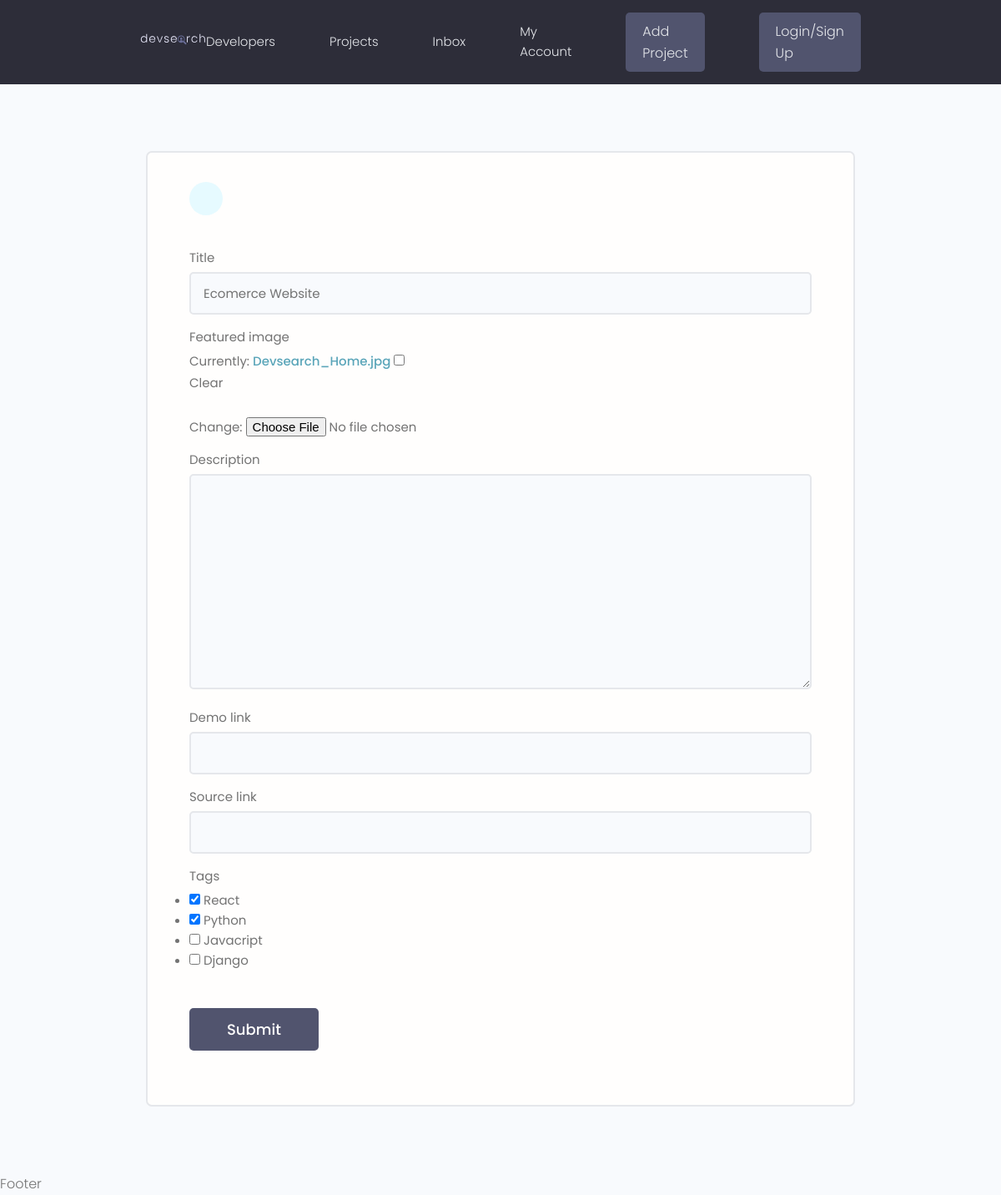
The app's page /update-project/a471d533e0d24ecfac5b9e0d30b359c1, older data.
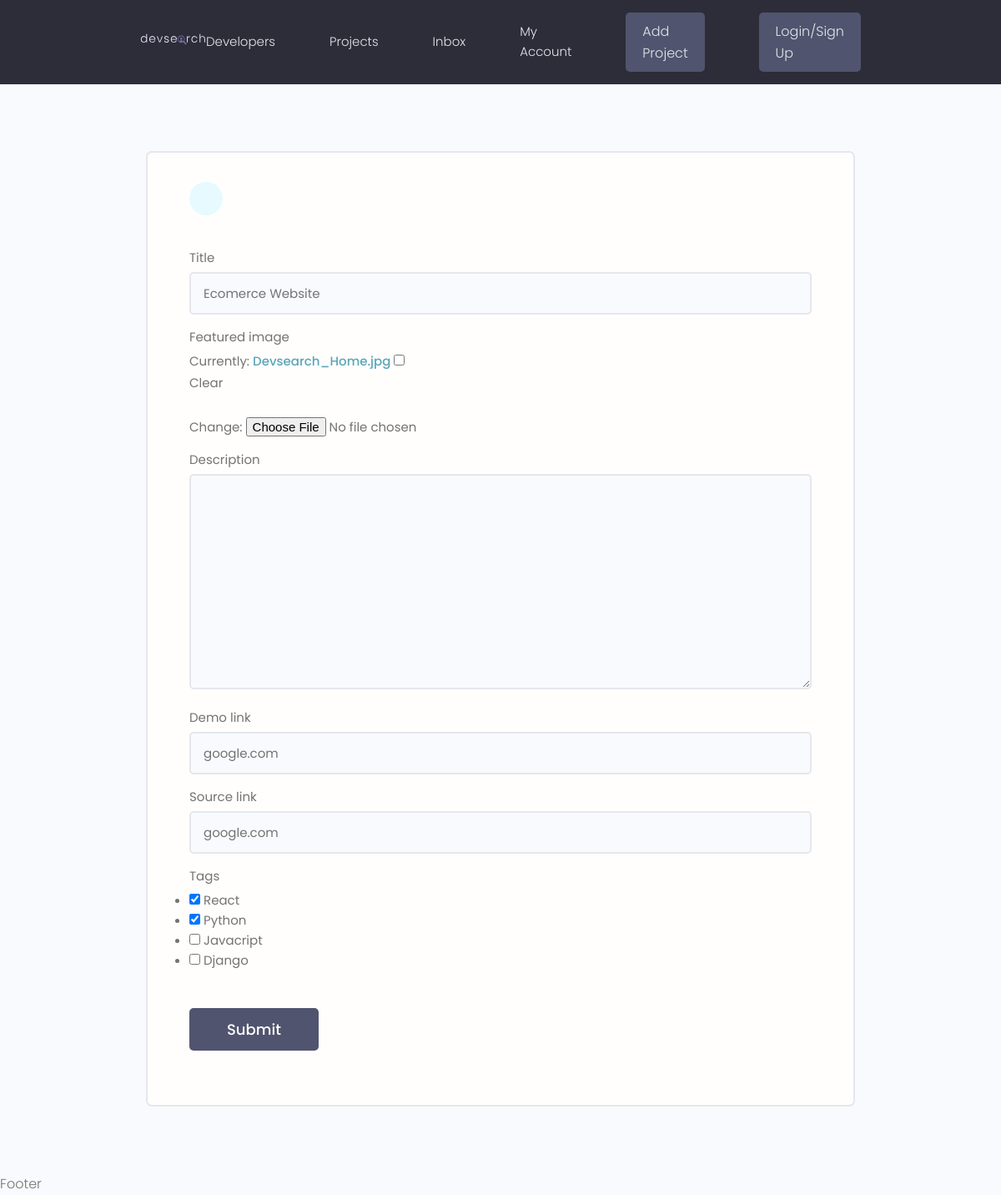
The same page, newer data.
### projects/models.py (models this page shows, shortened)
class Project(models.Model):
    title = models.CharField(max_length=200)
    description = models.TextField(null=True, blank= True) # null is for database and blank is for django
    featured_image = models.ImageField(null=True, blank= True, default='default.jpg')
    demo_link = models.CharField(max_length=2000, null=True, blank=True)
    source_link = models.CharField(max_length=2000, null=True, blank=True)
    tags = models.ManyToManyField('Tag', blank=True)
    vote_total = models.IntegerField(default=0, null=True, blank=True)
    vote_ratio = models.IntegerField(default=0, null=True, blank=True)
    created = models.DateTimeField(auto_now_add=True)
    id = models.UUIDField(default=uuid.uuid4, unique=True, primary_key=True, editable=False)

### projects/views.py (the view)
# urls.py: path('update-project/<str:pk>', views.update_project, name='update-project'),
def update_project(request, pk):
    project = Project.objects.get(id=pk)
    form = ProjectForm(instance=project)
    if request.method == 'POST':
        form = ProjectForm(request.POST, request.FILES ,instance=project)
        if form.is_valid():
            form.save()
            return redirect('projects')
    context = {'form':form}
    return render(request, 'projects/project_form.html', context)

### projects/forms.py
class ProjectForm(ModelForm):
    class Meta:
        model = Project
        fields = ['title', 'featured_image', 'description', 'demo_link', 'source_link', 'tags']
        widgets = {
            'tags': forms.CheckboxSelectMultiple(),
        }
    def __init__(self, *args, **kwargs):
        super(ProjectForm, self).__init__(*args, **kwargs)
        for name, field in self.fields.items():
            field.widget.attrs.update({'class': 'input'})

### projects/models.py (called while the page is built)
    def __str__(self):
        return self.name

### projects/templates/projects/project_form.html (shortened to what this page needs)
{% extends 'main.html' %}
{% block content %}
<main class="formPage my-xl">
    <div class="content-box">
        <div class="formWrapper">
            <a class="backButton" href="#"></a>
            <br>
            <form class="form" method="POST" enctype="multipart/form-data">
                {% for field in form %}
                <div class="form__field">
                    <label for="formInput#text">{{field.label}}</label>
                    {{field}}
                </div>
                {% endfor %}
                <input class="btn btn--sub btn--lg  my-md" type="submit" value="Submit" />
            </form>
        </div>
    </div>
</main>
{% endblock content %}

Row changes from the older to the newer data that the page shows:
changed Project "Ecomerce Website": demo_link (not shown) → "google.com"; source_link (not shown) → "google.com"
